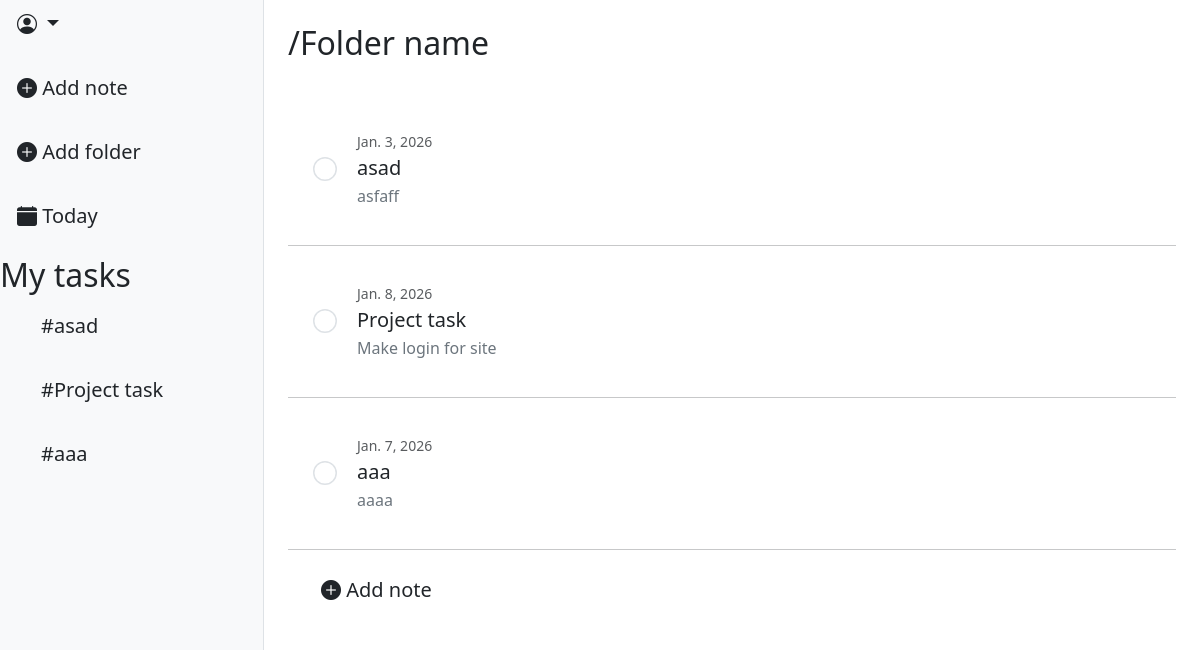
The app's page /, older data.
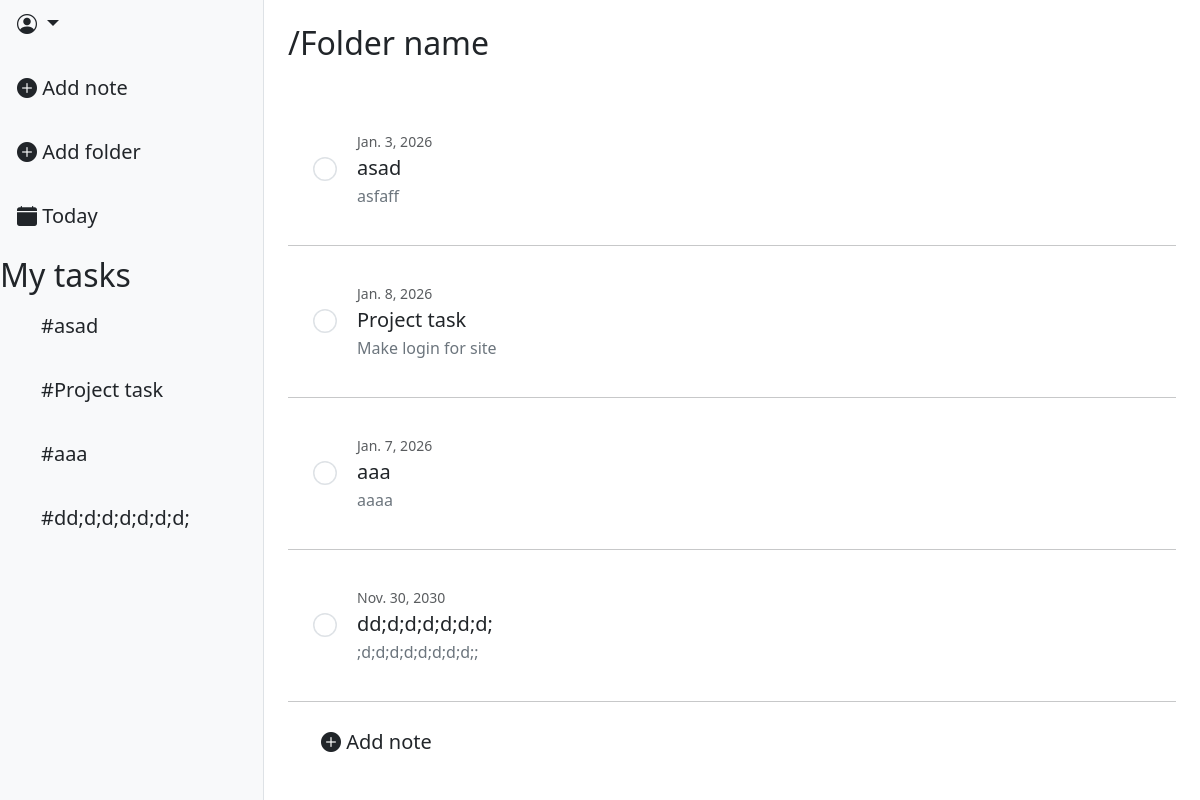
The same page, newer data.
### task_app/models.py (models this page shows, shortened)
class Task(models.Model):
    STATUS_CHOICES = [
        ("todo", "To Do"),
        ("in_progress", "In progress"),
        ("done", "Done"),
                ]
    PRIORITY_CHOICES = [
        ("low", "Low"),
        ("medium", "Medium"),
        ("high", "High"),
                ]
    title = models.CharField(max_length=256)
    description = models.CharField(max_length=512)
    status = models.CharField(max_length=20, choices=STATUS_CHOICES, default="todo")
    priority = models.CharField(max_length=20, choices=PRIORITY_CHOICES, default="low")
    due_date = models.DateField(null=True, blank=True)
    creator = models.ForeignKey(User, on_delete=models.CASCADE, related_name="trasks")
    folder = models.ForeignKey(
                Folder,
                on_delete=models.CASCADE,
                related_name="tasks_rel",
                null=True,
                blank=True,)

### task_app/views.py (the view)
# urls.py: path('', views.TaskListView.as_view(), name="task_list"),
class TaskListView(ListView):
    model = models.Task
    context_object_name = "tasks"
    template_name = "tasks/task_list.html"
    def get_queryset(self):
        queryset = super().get_queryset()
        priority = self.request.GET.get("priority", "")
        if priority:
            queryset = queryset.filter(priority=priority)
        return queryset
    def get_context_data(self, **kwargs):
        context = super().get_context_data(**kwargs)
        context["form"] = TaskFilterForm(self.request.GET)
        context["task_form"] = TaskForm()
        context["folder_form"] = FolderForm()
        context["folders"] = Folder.objects.all()
        return context

### task_app/forms.py
class TaskFilterForm(forms.Form):
    PRIORITY_CHOICES = [
        ("low", "Low"),
        ("medium", "Medium"),
        ("high", "High"),
                ]
    priority = forms.ChoiceField(choices=PRIORITY_CHOICES, required=False, label="Priority")
    def __init__(self, *args, **kwargs):
        super(TaskFilterForm, self).__init__(*args, **kwargs)
        self.fields['priority'].widget.attrs.update({"class": "form-select"})

### task_app/models.py (called while the page is built)
    def __str__(self):
        return self.name

### templates/tasks/task_list.html (shortened to what this page needs)
{% extends 'base.html' %}
{% load static %}
{% block content %}
{% load custom_tags %}
<div class="d-flex">
    <div class="bg-light border-end" style="width: 22%; min-height: 100vh;">
        <div class="dropdown-center mb-3">
            <button class="btn btn-lg dropdown-toggle" type="button" data-bs-toggle="dropdown" aria-expanded="false">
                <i class="bi bi-person-circle"></i>  {{ user.username}}
            </button>
        </div>
        <div class="d-flex flex-column align-items-start gap-3">
            <a class="btn btn-lg" data-bs-toggle="modal" data-bs-target="#TaskModal">
                <i class="bi bi-plus-circle-fill"></i> Add note
            </a>
            <a class="btn btn-lg" data-bs-toggle="modal" data-bs-target="#FolderModal">
                <i class="bi bi-plus-circle-fill"></i> Add folder
            </a>
            <a class="btn btn-lg" href="#">
                <i class="bi bi-calendar-fill"></i> Today
            </a>
            <h2>My tasks</h2>
        </div>
        <div class="d-flex flex-column align-items-start gap-3 ps-4">
            {% for task in tasks %}
                <a class="btn btn-lg" href="{% url 'tasks:task_detail' task.pk %}">#{{ task.title }}</a>
            {% endfor%}
        </div>
    </div>
    <div class="flex-grow-1 p-4" >
        <h2>/Folder name</h2>
        <br>
        <ul class="list-group list-group-flush">
            {% for task in tasks %}
                <li class="list-group-item  border-0 p-1 bg-transparent" style="min-height: 80px;">
                    <div class="task-area d-flex align-items-center p-3">
                        <div class="form-check ms-2" style="z-index: 10;">
                            <input class="form-check-input" type="radio" name="radioDefault" id="radioTask{{ task.pk }}" style="transform: scale(1.5); cursor: pointer;">
                        </div>
                        <div class="flex-grow-1 p-3">
                            <p class="task-date text-muted mb-1 small">{{ task.due_date }}</p>
                            <h5 class="mb-1">{{ task.title }}</h5>
                            <p class="text-secondary mb-0 text-truncate" style="max-width: 500px;">{{ task.description }}</p>
                        </div>
                    </div>
                </li>
                <hr class="m-0">
            {% empty %}
                <li class="list-group-item text-center py-4 text-muted">
                    <i class="bi bi-clipboard-x" style="font-size: 2rem;"></i>
                    <p class="mb-0">Tasks not found</p>
                </li>
            {% endfor %}
            <div class="list-group-item border-0 pt-3">
                <a class="btn btn-lg" data-bs-toggle="modal" data-bs-target="#TaskModal">
                    <i class="bi bi-plus-circle-fill"></i> Add note
                </a>
            </div>
        </ul>
    </div>
    </div>
{% endblock %}

Row changes from the older to the newer data that the page shows:
added Task: title "dd;d;d;d;d;d;d;", due_date "Nov. 30, 2030", description ";d;d;d;d;d;d;d;d;;"
